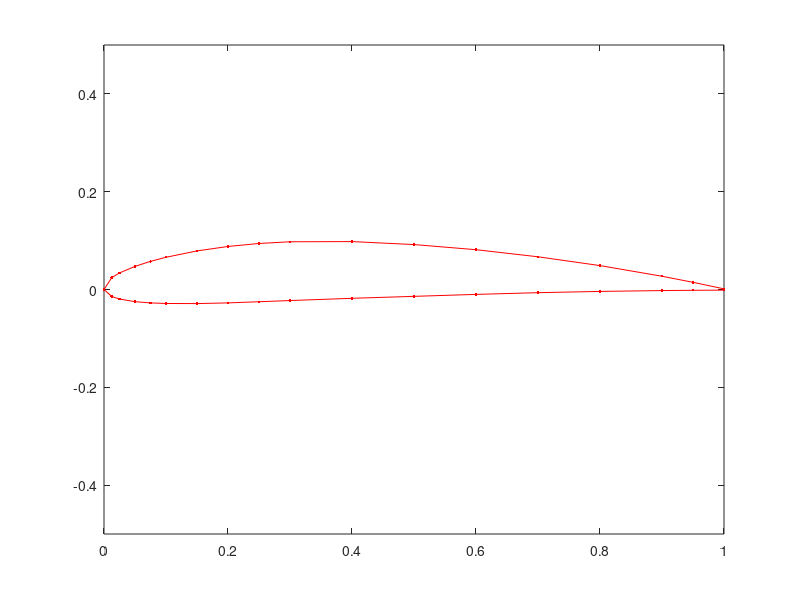

MATLAB code for this plot:
% NACA 4412 Plotting

C =[1.0000     0.0013
    0.9500     0.0147
    0.9000     0.0271
    0.8000     0.0489
    0.7000     0.0669
    0.6000     0.0814
    0.5000     0.0919
    0.4000     0.0980
    0.3000     0.0976
    0.2500     0.0941
    0.2000     0.0880
    0.1500     0.0789
    0.1000     0.0659
    0.0750     0.0576
    0.0500     0.0473
    0.0250     0.0339
    0.0125     0.0244
    0.0000     0.0000
    0.0125     -0.0143
    0.0250     -0.0195
    0.0500     -0.0249
    0.0750     -0.0274
    0.1000     -0.0286
    0.1500     -0.0288
    0.2000     -0.0274
    0.2500     -0.0250
    0.3000     -0.0226
    0.4000     -0.0180
    0.5000     -0.0140
    0.6000     -0.0100
    0.7000     -0.0065
    0.8000     -0.0039
    0.9000     -0.0022
    0.9500     -0.0016
    1.0000     -0.0013];

x = C(:, 1);
y = C(:, 2);

plot(x, y, 'r.-')
xlim([0 1])
ylim([-0.5 0.5])
